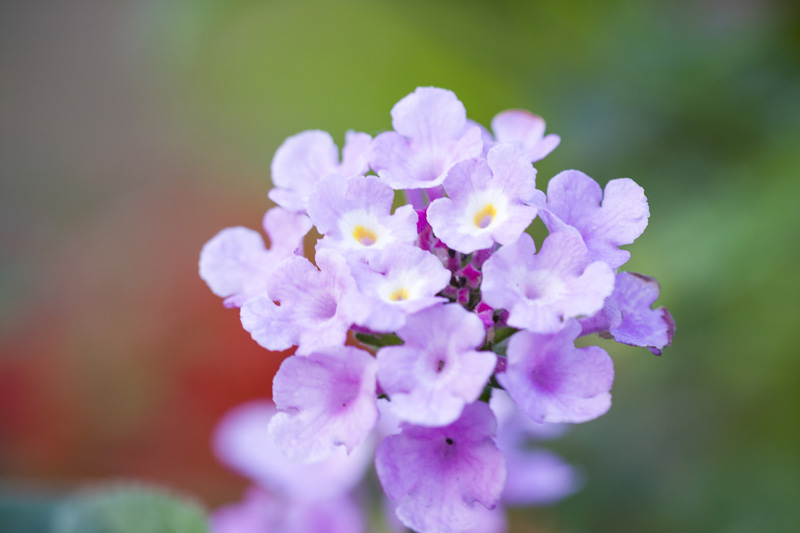
#> input picture _4.python/PIL/flower.jpg, 800 x 533 px, found by its file name
$ python PIL09.py
#> lines starting #> are read from the running program, lines starting #| are printed output that depends on the picture
import sys

import matplotlib.pyplot as plt
from PIL import Image

filename = 'C:/_git/vcs/_1.data/______test_files1/_image_processing/flower.jpg'

print('------------------------------------------------------------')	#60個

from PIL import Image

image = Image.open(filename)
#> image is the input picture: PIL image 800x533 RGB; mean R, G, B 135.2, 128.3, 129.1

r, g, b = image.split()
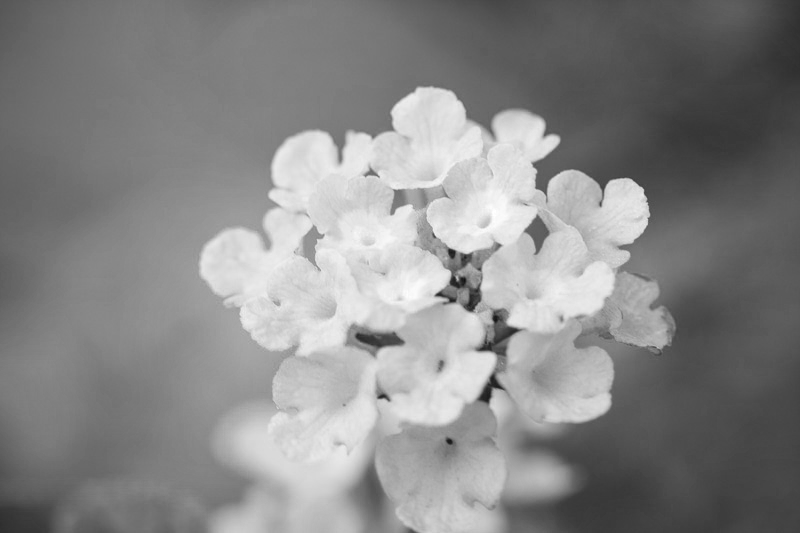
#> r: PIL image 800x533 L; min 17, max 255, mean 135.2
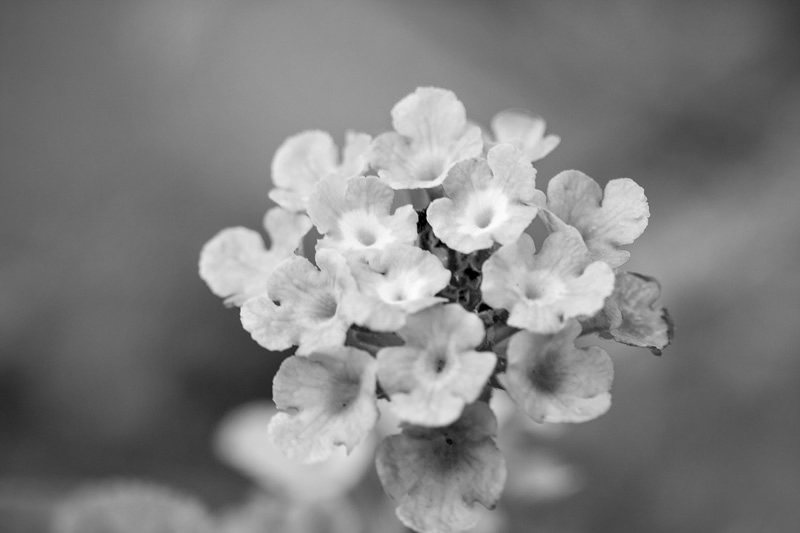
#> g: PIL image 800x533 L; min 0, max 253, mean 128.3
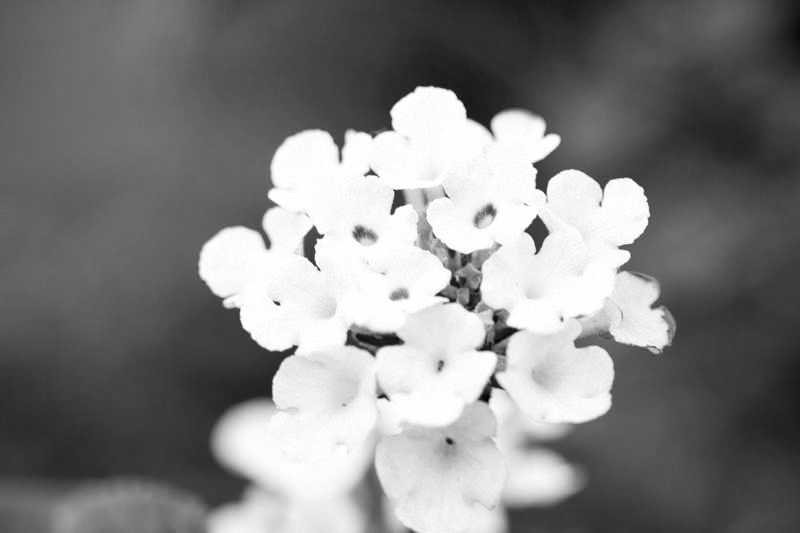
#> b: PIL image 800x533 L; min 0, max 255, mean 129.1

convert_image = Image.merge('RGB', (b, g, r))
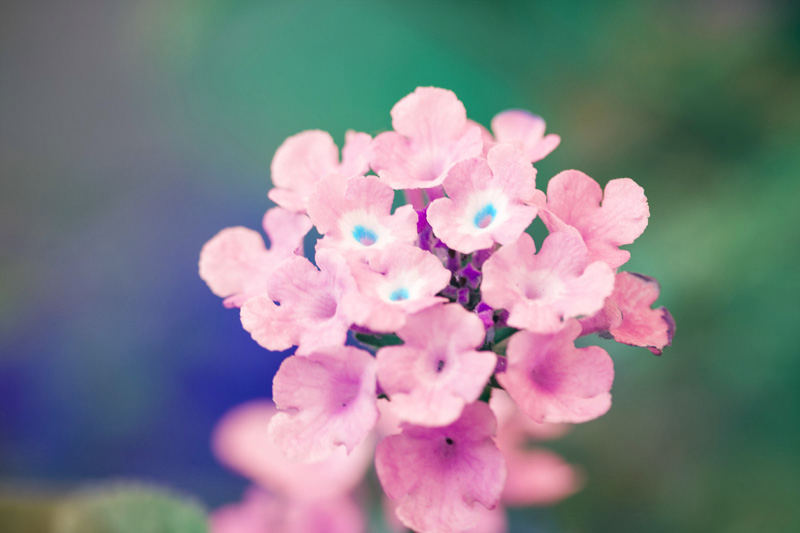
#> convert_image: PIL image 800x533 RGB; mean R, G, B 129.1, 128.3, 135.2

plt.imshow(convert_image)
plt.show()

#convert_image.save('rgb_to_bgr.jpg')

print('------------------------------------------------------------')	#60個

from PIL import Image

image = Image.open(filename)

black_and_white = image.convert('1')
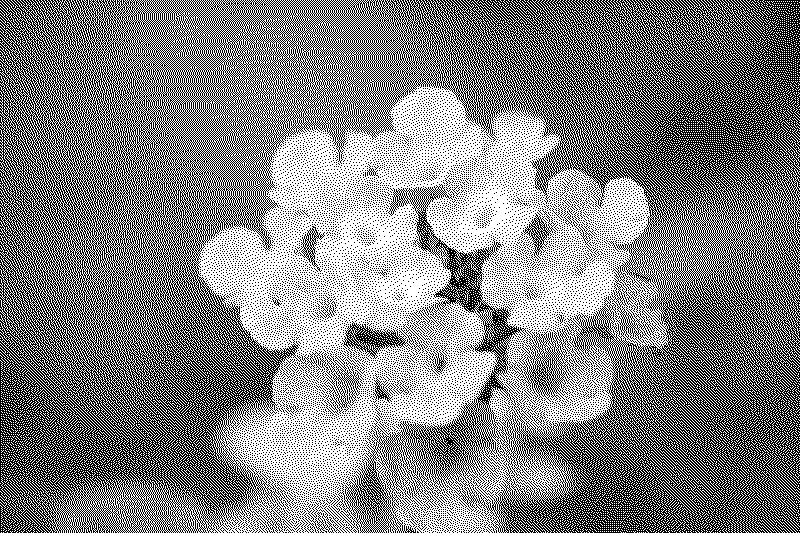
#> black_and_white: PIL image 800x533 1; 51% white; black in thin lines or dots

plt.imshow(black_and_white)
plt.show()

#black_and_white.save('b_and_w.jpg')

print('------------------------------------------------------------')	#60個

from PIL import Image

image = Image.open(filename)

gray_iamge = image.convert('L')
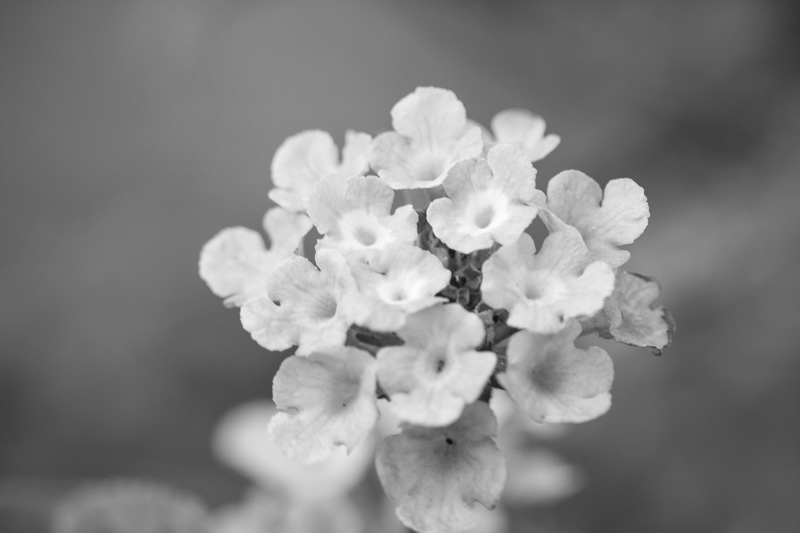
#> gray_iamge: PIL image 800x533 L; min 14, max 252, mean 130.5

plt.imshow(gray_iamge)
plt.show()

#gray_iamge.save('gray_image.jpg')

print('------------------------------------------------------------')	#60個

from PIL import Image

image = Image.open(filename)

rotate_image = image.transpose(Image.ROTATE_90)
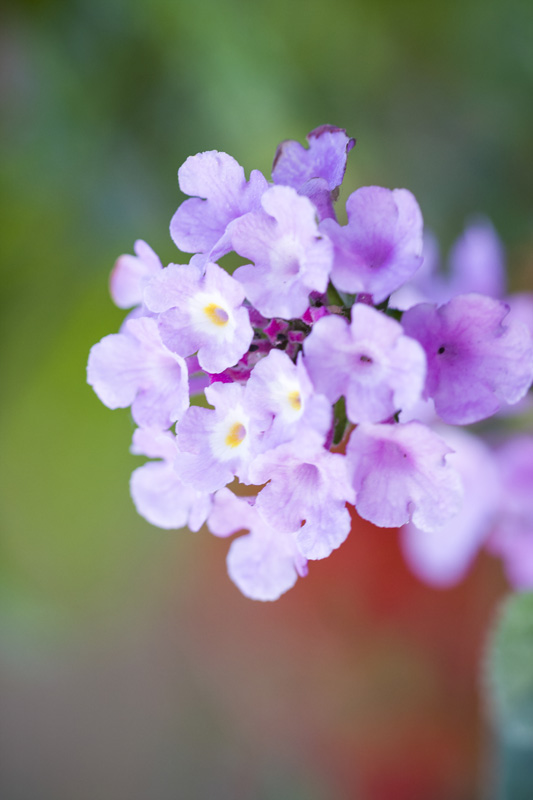
#> rotate_image: PIL image 533x800 RGB; mean R, G, B 135.2, 128.3, 129.1
plt.imshow(rotate_image)
plt.show()

#rotate_image.save('rotate_90.jpg')#儲存90度旋轉的圖片

print('------------------------------------------------------------')	#60個


print('------------------------------------------------------------')	#60個
